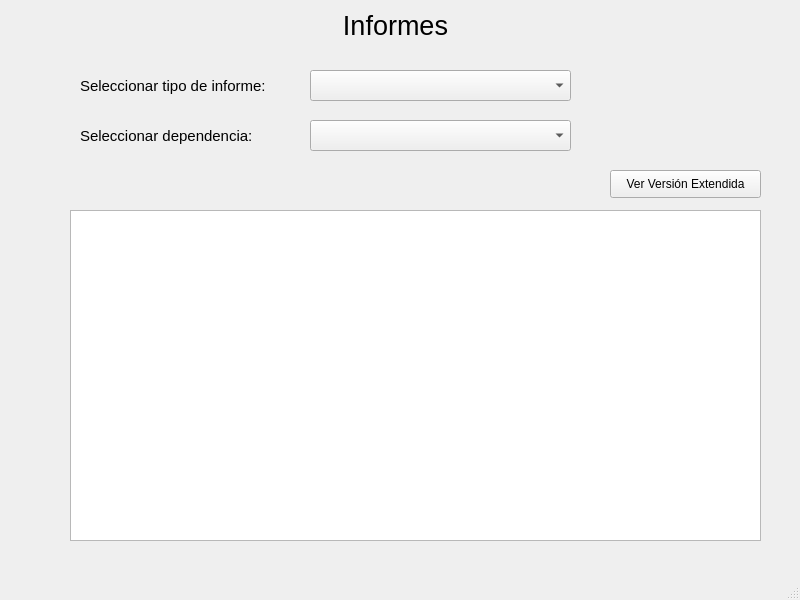
<?xml version="1.0" encoding="UTF-8"?>
<ui version="4.0">
 <class>Informes</class>
 <widget class="QMainWindow" name="Informes">
  <property name="geometry">
   <rect>
    <x>0</x>
    <y>0</y>
    <width>800</width>
    <height>600</height>
   </rect>
  </property>
  <property name="windowTitle">
   <string>MainWindow</string>
  </property>
  <widget class="QWidget" name="centralwidget">
   <widget class="QLabel" name="TituloInformes">
    <property name="geometry">
     <rect>
      <x>300</x>
      <y>-30</y>
      <width>191</width>
      <height>111</height>
     </rect>
    </property>
    <property name="font">
     <font>
      <pointsize>20</pointsize>
     </font>
    </property>
    <property name="text">
     <string>Informes</string>
    </property>
    <property name="alignment">
     <set>Qt::AlignCenter</set>
    </property>
   </widget>
   <widget class="QListWidget" name="lista_visualizar">
    <property name="geometry">
     <rect>
      <x>70</x>
      <y>210</y>
      <width>691</width>
      <height>331</height>
     </rect>
    </property>
   </widget>
   <widget class="QLabel" name="selecciontipo">
    <property name="geometry">
     <rect>
      <x>80</x>
      <y>70</y>
      <width>221</width>
      <height>31</height>
     </rect>
    </property>
    <property name="font">
     <font>
      <pointsize>11</pointsize>
     </font>
    </property>
    <property name="text">
     <string>Seleccionar tipo de informe:</string>
    </property>
   </widget>
   <widget class="QComboBox" name="comboBoxinfor">
    <property name="geometry">
     <rect>
      <x>310</x>
      <y>70</y>
      <width>261</width>
      <height>31</height>
     </rect>
    </property>
   </widget>
   <widget class="QLabel" name="selecciondpn">
    <property name="geometry">
     <rect>
      <x>80</x>
      <y>120</y>
      <width>231</width>
      <height>31</height>
     </rect>
    </property>
    <property name="font">
     <font>
      <pointsize>11</pointsize>
     </font>
    </property>
    <property name="text">
     <string>Seleccionar dependencia:</string>
    </property>
   </widget>
   <widget class="QComboBox" name="comboBox_depend">
    <property name="geometry">
     <rect>
      <x>310</x>
      <y>120</y>
      <width>261</width>
      <height>31</height>
     </rect>
    </property>
   </widget>
   <widget class="QPushButton" name="Switchextnd">
    <property name="geometry">
     <rect>
      <x>610</x>
      <y>170</y>
      <width>151</width>
      <height>28</height>
     </rect>
    </property>
    <property name="text">
     <string>Ver Versión Extendida</string>
    </property>
   </widget>
  </widget>
  <widget class="QMenuBar" name="menubar">
   <property name="geometry">
    <rect>
     <x>0</x>
     <y>0</y>
     <width>800</width>
     <height>26</height>
    </rect>
   </property>
  </widget>
  <widget class="QStatusBar" name="statusbar"/>
 </widget>
 <resources/>
 <connections/>
</ui>
